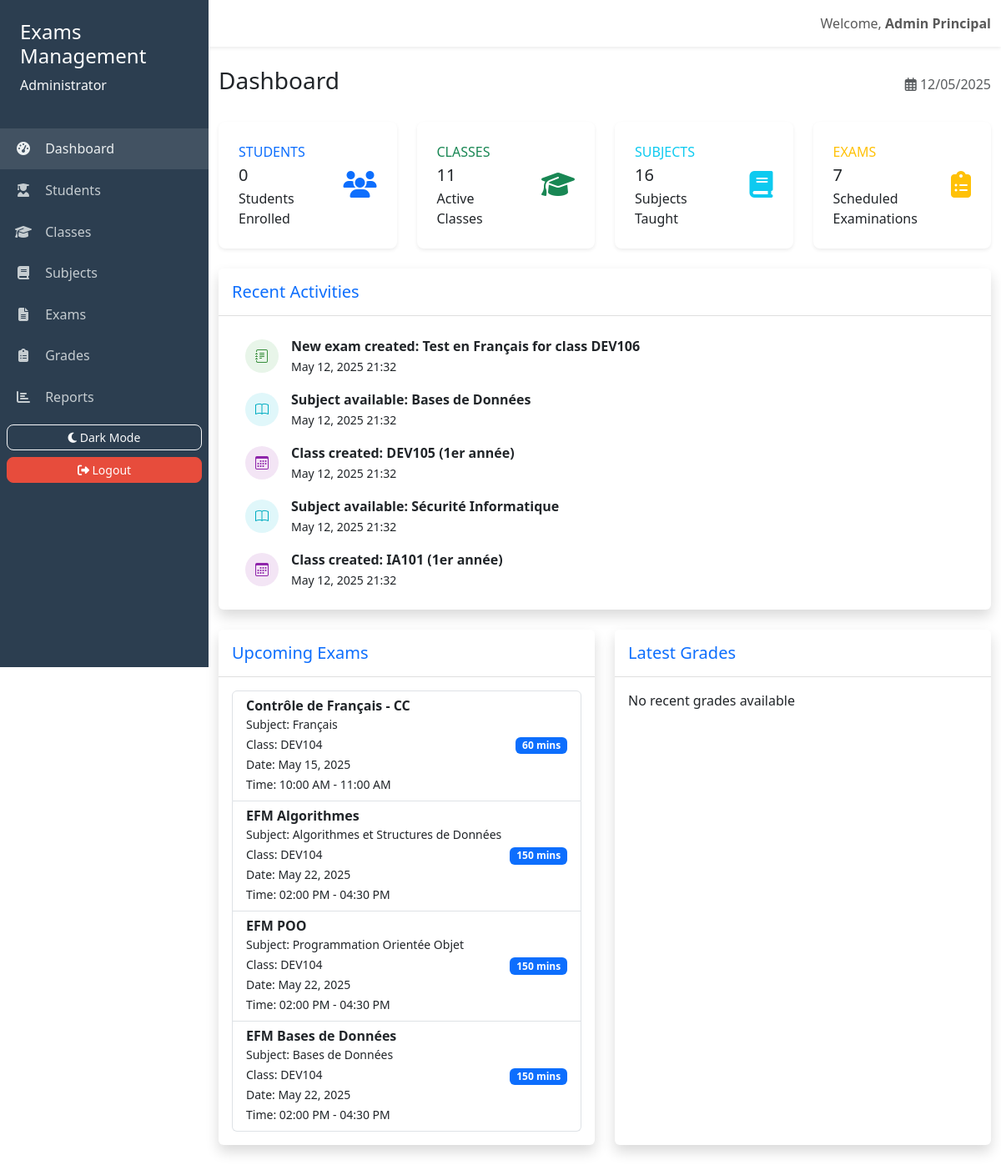
The app's page /admin/admin_dashboard.php (signed in) with its own data.
### tables this page shows
CREATE TABLE IF NOT EXISTS examens (
  id INT AUTO_INCREMENT PRIMARY KEY,
  exam_title VARCHAR(100) NOT NULL,
  matiere_id INT NOT NULL,
  classe_id INT NOT NULL,
  date_examen DATE NOT NULL,
  start_time TIME DEFAULT NULL,
  end_time TIME DEFAULT NULL,
  type_examen ENUM('CC', 'EFM') DEFAULT 'CC',
  bareme INT DEFAULT 20 CHECK (bareme IN (20, 40)),
  description TEXT,
  created_by INT NOT NULL,
  date_creation TIMESTAMP DEFAULT CURRENT_TIMESTAMP,
  FOREIGN KEY (matiere_id) REFERENCES matieres(id) ON DELETE CASCADE,
  FOREIGN KEY (classe_id) REFERENCES classes(id) ON DELETE CASCADE,
  FOREIGN KEY (created_by) REFERENCES users(id) ON DELETE CASCADE
);

CREATE TABLE IF NOT EXISTS matieres (
  id INT AUTO_INCREMENT PRIMARY KEY,
  nom VARCHAR(50) NOT NULL UNIQUE,
  coefficient INT DEFAULT 1,
  is_common BOOLEAN DEFAULT FALSE,
  filiere_id INT DEFAULT NULL,
  date_creation TIMESTAMP DEFAULT CURRENT_TIMESTAMP,
  FOREIGN KEY (filiere_id) REFERENCES filiere(id_filiere) ON DELETE SET NULL
);

CREATE TABLE IF NOT EXISTS classes (
  id INT AUTO_INCREMENT PRIMARY KEY,
  nom VARCHAR(50) NOT NULL UNIQUE,
  niveau ENUM('1er année', '2ème année') NOT NULL,
  filiere_id INT,
  date_creation TIMESTAMP DEFAULT CURRENT_TIMESTAMP,
  FOREIGN KEY (filiere_id) REFERENCES filiere(id_filiere) ON DELETE SET NULL
);

### admin/admin_dashboard.php (the view, shortened to what the rows shown need)
<?php
    $pdo = getConnection();
    $upcomingExamsStmt = $pdo->query("
        SELECT
            e.exam_title,
            e.date_examen AS exam_date,
            e.start_time,
            e.end_time,
            m.nom AS matiere,
            c.nom AS classe
        FROM examens e
        JOIN matieres m ON e.matiere_id = m.id
        JOIN classes c ON e.classe_id = c.id
        WHERE e.date_examen >= CURDATE()
        ORDER BY e.date_examen ASC
        LIMIT 5
    ");
    $upcomingExams = $upcomingExamsStmt->fetchAll(PDO::FETCH_ASSOC);
?>
<!DOCTYPE html>
<html lang="en">
<head>
    <link href="https://cdn.jsdelivr.net/npm/bootstrap@5.3.0/dist/css/bootstrap.min.css" rel="stylesheet">
    <link href="https://cdn.jsdelivr.net/npm/bootstrap-icons@1.7.2/font/bootstrap-icons.css" rel="stylesheet">
    <link rel="stylesheet" href="https://cdnjs.cloudflare.com/ajax/libs/font-awesome/6.4.0/css/all.min.css">
    <link rel="stylesheet" href="../assets/css/styles.css">
</head>
<body  id="mainBody" class="">
    <div class="wrapper d-flex">
        <div class="main-content">
            <div class="container-fluid">
                <div class="d-flex justify-content-between align-items-center mb-4">
                    <h1 class="h3">Dashboard</h1>
                </div>
                <div class="row">
                    <div class="col-lg-6 mb-4">
                        <div class="card shadow h-100">
                            <div class="card-body">
                                <?php if (count($upcomingExams) > 0): ?>
                                    <div id="upcomingExams">
                                        <div class="list-group">
                                            <?php foreach ($upcomingExams as $exam): ?>
                                                <div class="list-group-item">
                                                    <div class="d-flex justify-content-between align-items-center">
                                                        <div>
                                                            <h6 class="mb-0 fw-bold"><?php echo htmlspecialchars($exam['exam_title']); ?></h6>
                                                            <small>
                                                                Subject: <?php echo htmlspecialchars($exam['matiere']); ?><br>
                                                                Class: <?php echo htmlspecialchars($exam['classe']); ?><br>
                                                                Date: <?php echo date('M d, Y', strtotime($exam['exam_date'])); ?><br>
                                                                Time: <?php echo date('h:i A', strtotime($exam['start_time'])); ?> -
                                                                    <?php echo date('h:i A', strtotime($exam['end_time'])); ?>
                                                            </small>
                                                        </div>
                                                        <span class="badge bg-primary">
                                                            <?php
                                                                $start = strtotime($exam['start_time']);
                                                                $end = strtotime($exam['end_time']);
                                                                $duration = round(($end - $start) / 60);
                                                                echo $duration . ' mins';
                                                            ?>
                                                        </span>
                                                    </div>
                                                </div>
                                            <?php endforeach; ?>
                                        </div>
                                    </div>
                                <?php else: ?>
                                    <p>No upcoming exams</p>
                                <?php endif; ?>
                            </div>
                        </div>
                    </div>
                </div>
            </div>
        </div>
    </div>
</body>
</html>

### records on screen
examens: exam_title "Contrôle de Français - CC", matiere.nom "Français", classe.nom "DEV104", date_examen "May 15, 2025", start_time "10:00 AM", end_time "11:00 AM", duration "60"
examens: exam_title "EFM Algorithmes", matiere.nom "Algorithmes et Structures de Données", classe.nom "DEV104", date_examen "May 22, 2025", start_time "02:00 PM", end_time "04:30 PM", duration "150"
examens: exam_title "EFM POO", matiere.nom "Programmation Orientée Objet", classe.nom "DEV104", date_examen "May 22, 2025", start_time "02:00 PM", end_time "04:30 PM", duration "150"
examens: exam_title "EFM Bases de Données", matiere.nom "Bases de Données", classe.nom "DEV104", date_examen "May 22, 2025", start_time "02:00 PM", end_time "04:30 PM", duration "150"

### other values on screen
$_SESSION['name'] "Admin Principal"
$studentCount "0"
$classCount "11"
$subjectCount "16"
$examCount "7"
$activity['description'] "New exam created: Test en Français for class DEV106"
date('M d, Y H:i', strtotime($activity['date'])) "May 12, 2025 21:32"
$activity['description'] "Subject available: Bases de Données"
$activity['description'] "Class created: DEV105 (1er année)"
$activity['description'] "Subject available: Sécurité Informatique"
$activity['description'] "Class created: IA101 (1er année)"
